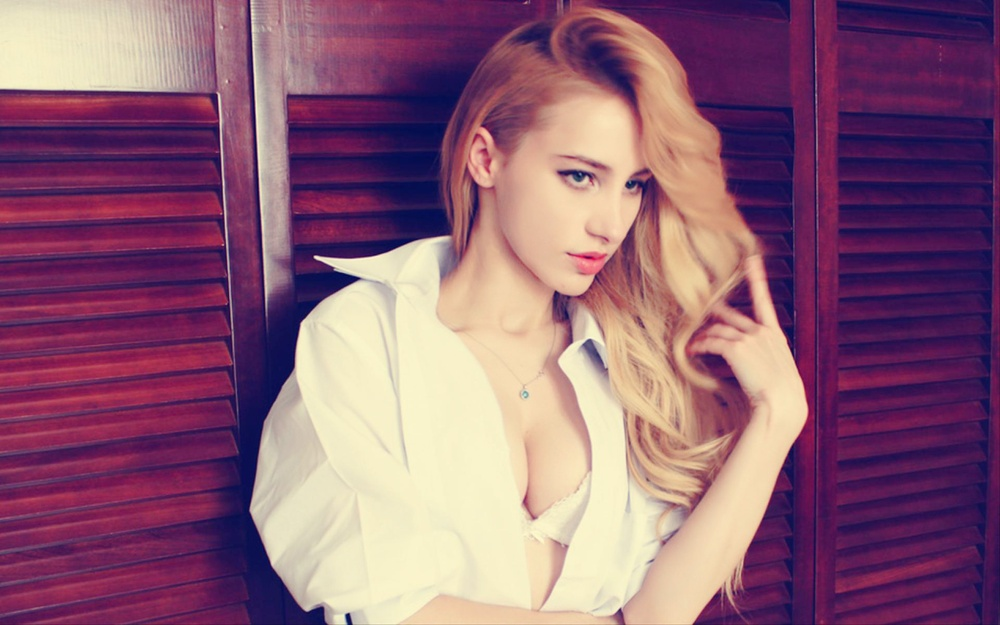
#> input picture Computer Vision/00OpenCV/image/girl001.jpg, 1000 x 625 px, shrunk from 1920 x 1200 before the run
$ python 'Canny边缘检测slideBar设置阈值.py'
#> lines starting #> are read from the running program, lines starting #| are printed output that depends on the picture; after the words box and inside, x2 and y2 are one past the last pixel; in counts of white or black regions, pixels touching at a corner belong together
import cv2
import numpy as np
from matplotlib import pyplot as plt
minVal = 0
maxVal = 255


def onCannyThreshold(x):
    global minVal, maxVal
    minVal = cv2.getTrackbarPos("minVal", "Canny_slideBar")
    maxVal = cv2.getTrackbarPos("maxVal", "Canny_slideBar")
    edges = cv2.Canny(img, minVal, maxVal)
    cv2.imshow("Canny_slideBar", edges)

    plt.subplot(121), plt.imshow(img, cmap="gray"), plt.title("Original Image")
    plt.subplot(122), plt.imshow(edges, cmap="gray"), plt.title("Edge Image")
    plt.show()


img = cv2.imread("./image/girl001.jpg", 0)
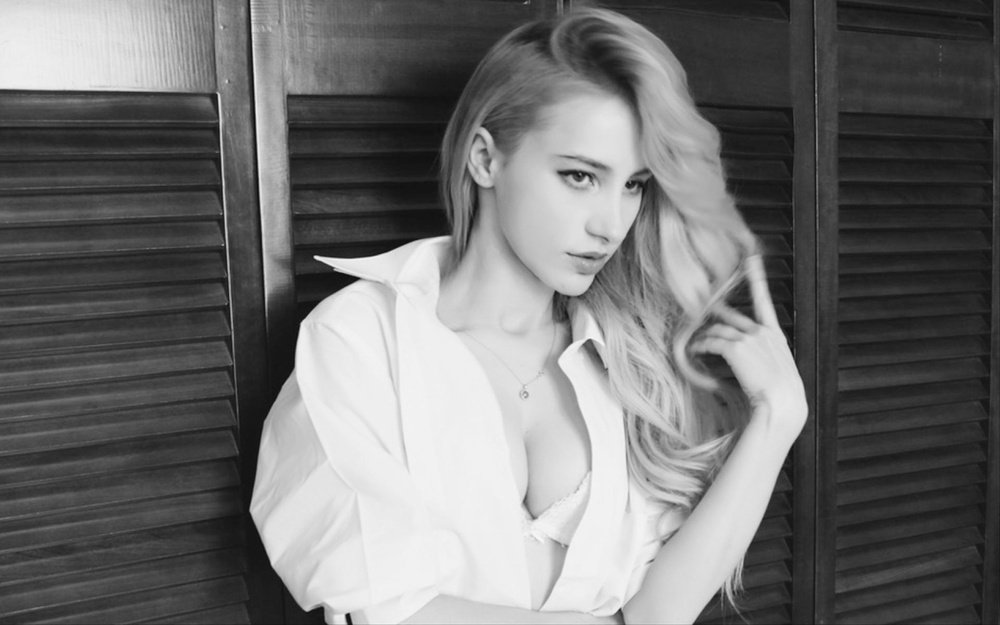
#> img: shape (625, 1000); min 6, max 247, mean 112.3

cv2.namedWindow("Canny_slideBar", cv2.WINDOW_NORMAL)
cv2.createTrackbar("minVal", "Canny_slideBar", 0, 255, onCannyThreshold)
#> slider 'minVal' is set to 51
cv2.createTrackbar("maxVal", "Canny_slideBar", 0, 255, onCannyThreshold)
#> slider 'maxVal' is set to 255

cv2.waitKey(0)
#> in onCannyThreshold, `edges = cv2.Canny(img, minVal, maxVal)`:
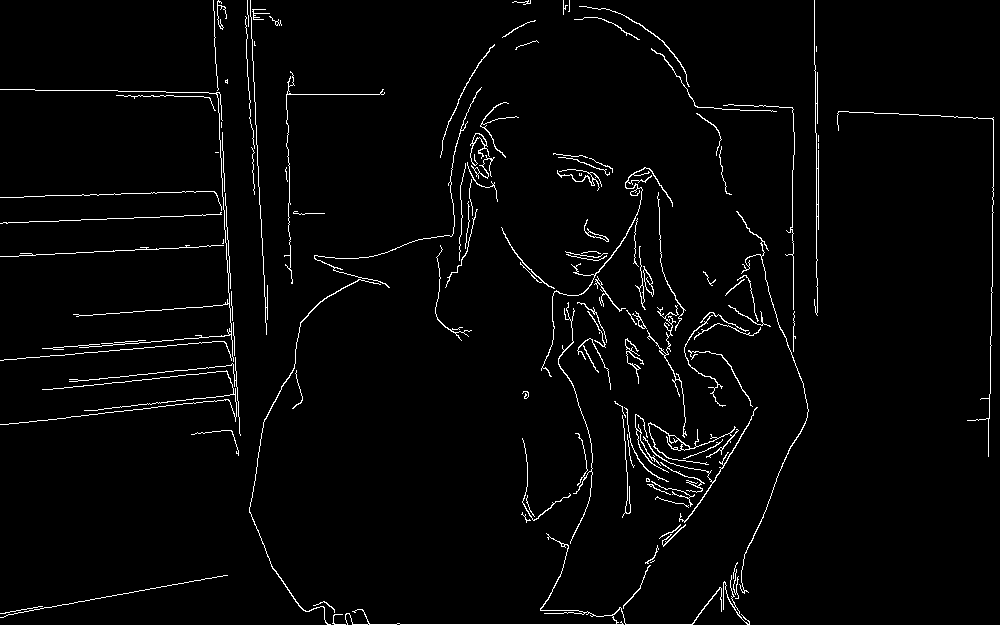
#> edges: shape (625, 1000); 2.6% white in thin lines or dots
#> in onCannyThreshold, `plt.show()`:
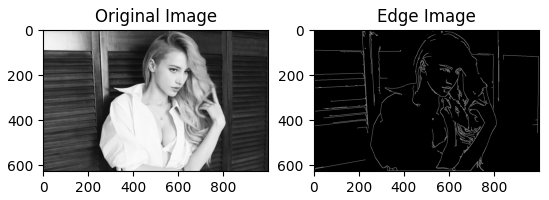
#> figure drawn by matplotlib, 2 panels
cv2.destroyAllWindows()

$ run again, with Computer Vision/00OpenCV/image/girl003.jpg copied over Computer Vision/00OpenCV/image/girl001.jpg
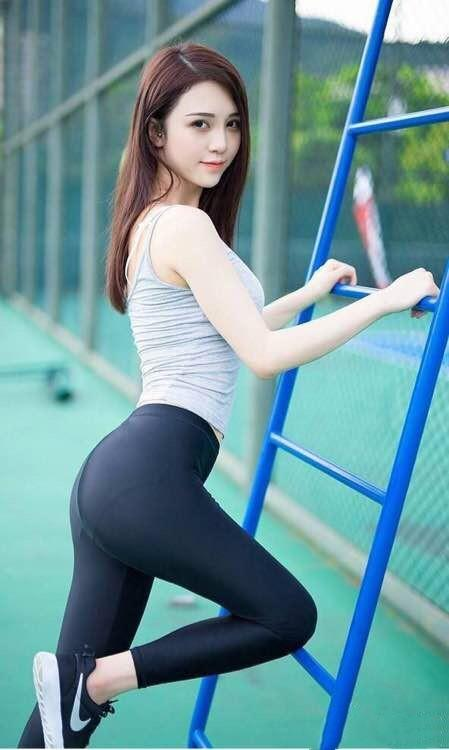
#> input picture Computer Vision/00OpenCV/image/girl003.jpg, 449 x 750 px
#> in onCannyThreshold, `edges = cv2.Canny(img, minVal, maxVal)`:
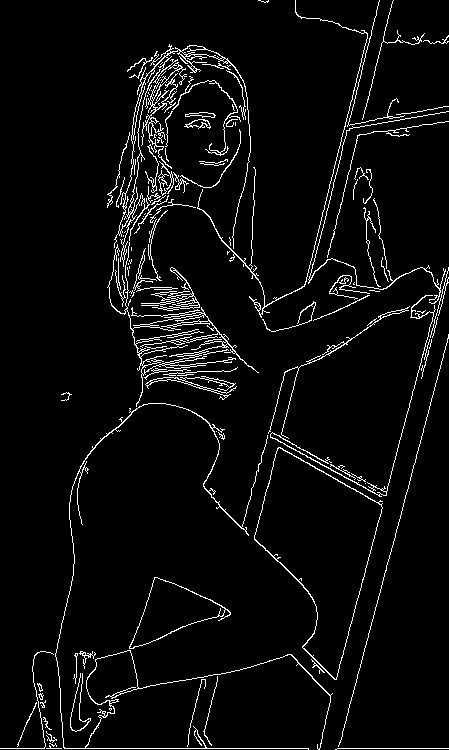
#> edges: shape (750, 449); 4.6% white in thin lines or dots
#> in onCannyThreshold, `plt.show()`:
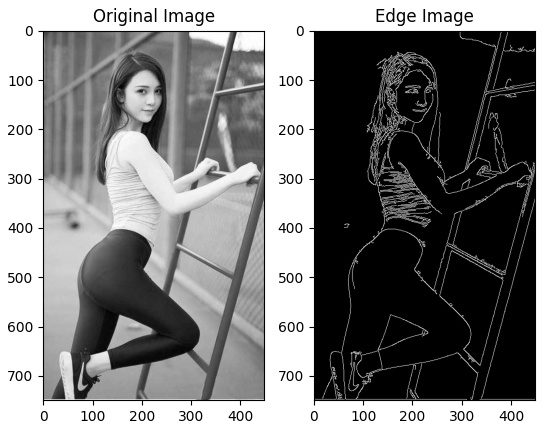
#> figure drawn by matplotlib, 2 panels

$ run again, with Computer Vision/00OpenCV/image/girl004.jpg copied over Computer Vision/00OpenCV/image/girl001.jpg
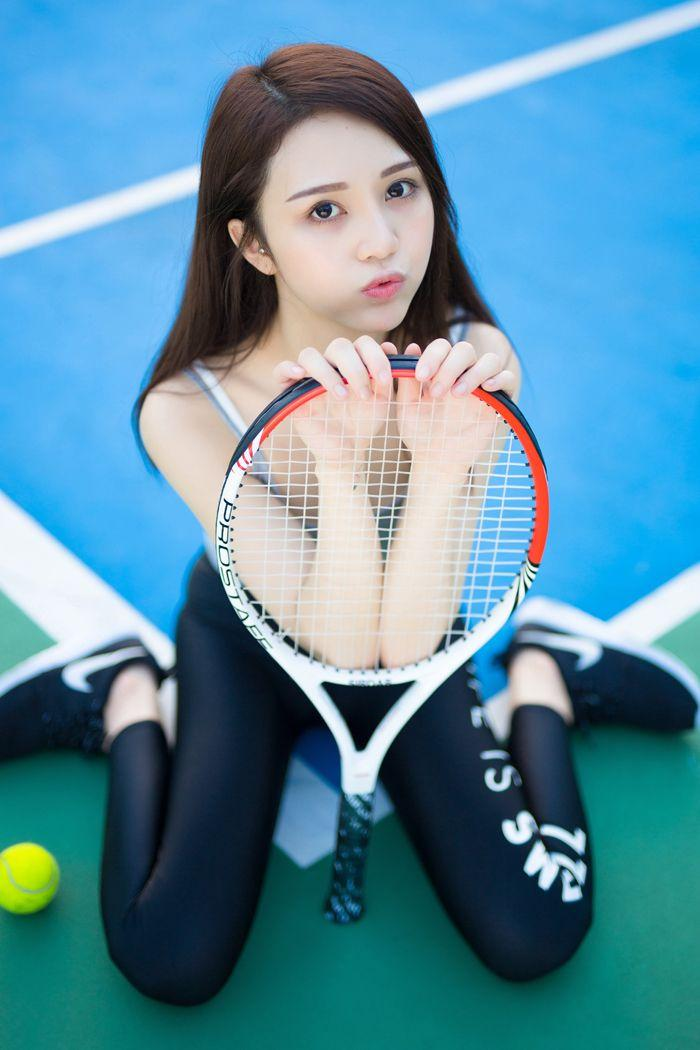
#> input picture Computer Vision/00OpenCV/image/girl004.jpg, 700 x 1050 px
#> in onCannyThreshold, `edges = cv2.Canny(img, minVal, maxVal)`:
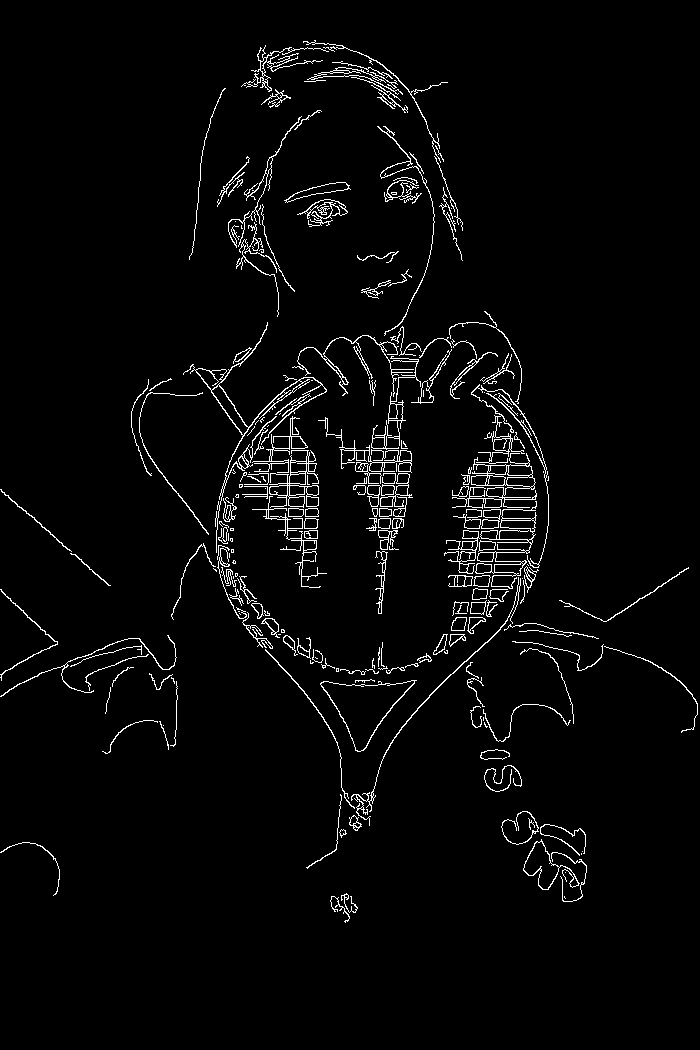
#> edges: shape (1050, 700); 3% white in thin lines or dots, all inside (x1, y1, x2, y2) = (0, 40, 698, 923)
#> in onCannyThreshold, `plt.show()`:
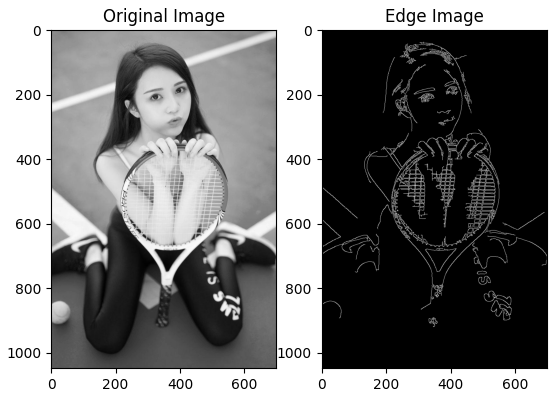
#> figure drawn by matplotlib, 2 panels
